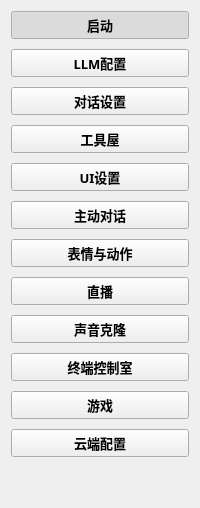
     <widget class="QFrame" name="sidebar">
      <property name="maximumSize">
       <size>
        <width>16777215</width>
        <height>16777215</height>
       </size>
      </property>
      <property name="frameShape">
       <enum>QFrame::NoFrame</enum>
      </property>
      <layout class="QVBoxLayout" name="verticalLayout">
       <property name="spacing">
        <number>10</number>
       </property>
       <item>
        <widget class="QPushButton" name="pushButton_3">
         <property name="sizePolicy">
          <sizepolicy hsizetype="Minimum" vsizetype="Preferred">
           <horstretch>0</horstretch>
           <verstretch>0</verstretch>
          </sizepolicy>
         </property>
         <property name="font">
          <font>
           <family>微软雅黑</family>
           <pointsize>10</pointsize>
           <weight>75</weight>
           <bold>true</bold>
          </font>
         </property>
         <property name="text">
          <string>启动</string>
         </property>
         <property name="checkable">
          <bool>true</bool>
         </property>
         <property name="checked">
          <bool>true</bool>
         </property>
        </widget>
       </item>
       <item>
        <widget class="QPushButton" name="pushButton">
         <property name="sizePolicy">
          <sizepolicy hsizetype="Minimum" vsizetype="Preferred">
           <horstretch>0</horstretch>
           <verstretch>0</verstretch>
          </sizepolicy>
         </property>
         <property name="font">
          <font>
           <family>微软雅黑</family>
           <pointsize>10</pointsize>
           <weight>75</weight>
           <bold>true</bold>
          </font>
         </property>
         <property name="text">
          <string>LLM配置</string>
         </property>
         <property name="checkable">
          <bool>true</bool>
         </property>
        </widget>
       </item>
       <item>
        <widget class="QPushButton" name="pushButton_5">
         <property name="sizePolicy">
          <sizepolicy hsizetype="Minimum" vsizetype="Preferred">
           <horstretch>0</horstretch>
           <verstretch>0</verstretch>
          </sizepolicy>
         </property>
         <property name="font">
          <font>
           <family>微软雅黑</family>
           <pointsize>10</pointsize>
           <weight>75</weight>
           <bold>true</bold>
          </font>
         </property>
         <property name="text">
          <string>对话设置</string>
         </property>
         <property name="checkable">
          <bool>true</bool>
         </property>
        </widget>
       </item>
       <item>
        <widget class="QPushButton" name="pushButton_tools">
         <property name="sizePolicy">
          <sizepolicy hsizetype="Minimum" vsizetype="Preferred">
           <horstretch>0</horstretch>
           <verstretch>0</verstretch>
          </sizepolicy>
         </property>
         <property name="font">
          <font>
           <family>微软雅黑</family>
           <pointsize>10</pointsize>
           <weight>75</weight>
           <bold>true</bold>
          </font>
         </property>
         <property name="text">
          <string>工具屋</string>
         </property>
         <property name="checkable">
          <bool>true</bool>
         </property>
        </widget>
       </item>
       <item>
        <widget class="QPushButton" name="pushButton_ui_settings">
         <property name="sizePolicy">
          <sizepolicy hsizetype="Minimum" vsizetype="Preferred">
           <horstretch>0</horstretch>
           <verstretch>0</verstretch>
          </sizepolicy>
         </property>
         <property name="font">
          <font>
           <family>微软雅黑</family>
           <pointsize>10</pointsize>
           <weight>75</weight>
           <bold>true</bold>
          </font>
         </property>
         <property name="text">
          <string>UI设置</string>
         </property>
         <property name="checkable">
          <bool>true</bool>
         </property>
        </widget>
       </item>
       <item>
        <widget class="QPushButton" name="pushButton_6">
         <property name="sizePolicy">
          <sizepolicy hsizetype="Minimum" vsizetype="Preferred">
           <horstretch>0</horstretch>
           <verstretch>0</verstretch>
          </sizepolicy>
         </property>
         <property name="font">
          <font>
           <family>微软雅黑</family>
           <pointsize>10</pointsize>
           <weight>75</weight>
           <bold>true</bold>
          </font>
         </property>
         <property name="text">
          <string>主动对话</string>
         </property>
         <property name="checkable">
          <bool>true</bool>
         </property>
        </widget>
       </item>
       <item>
        <widget class="QPushButton" name="pushButton_animation">
         <property name="sizePolicy">
          <sizepolicy hsizetype="Minimum" vsizetype="Preferred">
           <horstretch>0</horstretch>
           <verstretch>0</verstretch>
          </sizepolicy>
         </property>
         <property name="font">
          <font>
           <family>微软雅黑</family>
           <pointsize>10</pointsize>
           <weight>75</weight>
           <bold>true</bold>
          </font>
         </property>
         <property name="text">
          <string>表情与动作</string>
         </property>
         <property name="checkable">
          <bool>true</bool>
         </property>
        </widget>
       </item>
       <item>
        <widget class="QPushButton" name="pushButton_2">
         <property name="sizePolicy">
          <sizepolicy hsizetype="Minimum" vsizetype="Preferred">
           <horstretch>0</horstretch>
           <verstretch>0</verstretch>
          </sizepolicy>
         </property>
         <property name="font">
          <font>
           <family>微软雅黑</family>
           <pointsize>10</pointsize>
           <weight>75</weight>
           <bold>true</bold>
          </font>
         </property>
         <property name="text">
          <string>直播</string>
         </property>
         <property name="checkable">
          <bool>true</bool>
         </property>
        </widget>
       </item>
       <item>
        <widget class="QPushButton" name="pushButton_voice_clone">
         <property name="sizePolicy">
          <sizepolicy hsizetype="Minimum" vsizetype="Preferred">
           <horstretch>0</horstretch>
           <verstretch>0</verstretch>
          </sizepolicy>
         </property>
         <property name="font">
          <font>
           <family>微软雅黑</family>
           <pointsize>10</pointsize>
           <weight>75</weight>
           <bold>true</bold>
          </font>
         </property>
         <property name="text">
          <string>声音克隆</string>
         </property>
         <property name="checkable">
          <bool>true</bool>
         </property>
        </widget>
       </item>
       <item>
        <widget class="QPushButton" name="pushButton_terminal">
         <property name="sizePolicy">
          <sizepolicy hsizetype="Minimum" vsizetype="Preferred">
           <horstretch>0</horstretch>
           <verstretch>0</verstretch>
          </sizepolicy>
         </property>
         <property name="font">
          <font>
           <family>微软雅黑</family>
           <pointsize>10</pointsize>
           <weight>75</weight>
           <bold>true</bold>
          </font>
         </property>
         <property name="text">
          <string>终端控制室</string>
         </property>
         <property name="checkable">
          <bool>true</bool>
         </property>
        </widget>
       </item>
       <item>
        <widget class="QPushButton" name="pushButton_game">
         <property name="sizePolicy">
          <sizepolicy hsizetype="Minimum" vsizetype="Preferred">
           <horstretch>0</horstretch>
           <verstretch>0</verstretch>
          </sizepolicy>
         </property>
         <property name="font">
          <font>
           <family>微软雅黑</family>
           <pointsize>10</pointsize>
           <weight>75</weight>
           <bold>true</bold>
          </font>
         </property>
         <property name="text">
          <string>游戏</string>
         </property>
         <property name="checkable">
          <bool>true</bool>
         </property>
        </widget>
       </item>
       <item>
        <widget class="QPushButton" name="pushButton_cloud_config">
         <property name="sizePolicy">
          <sizepolicy hsizetype="Minimum" vsizetype="Preferred">
           <horstretch>0</horstretch>
           <verstretch>0</verstretch>
          </sizepolicy>
         </property>
         <property name="font">
          <font>
           <family>微软雅黑</family>
           <pointsize>10</pointsize>
           <weight>75</weight>
           <bold>true</bold>
          </font>
         </property>
         <property name="text">
          <string>云端配置</string>
         </property>
         <property name="checkable">
          <bool>true</bool>
         </property>
        </widget>
       </item>
       <item>
        <spacer name="verticalSpacer_2">
         <property name="orientation">
          <enum>Qt::Vertical</enum>
         </property>
         <property name="sizeHint" stdset="0">
          <size>
           <width>20</width>
           <height>40</height>
          </size>
         </property>
        </spacer>
       </item>
      </layout>
     </widget>
